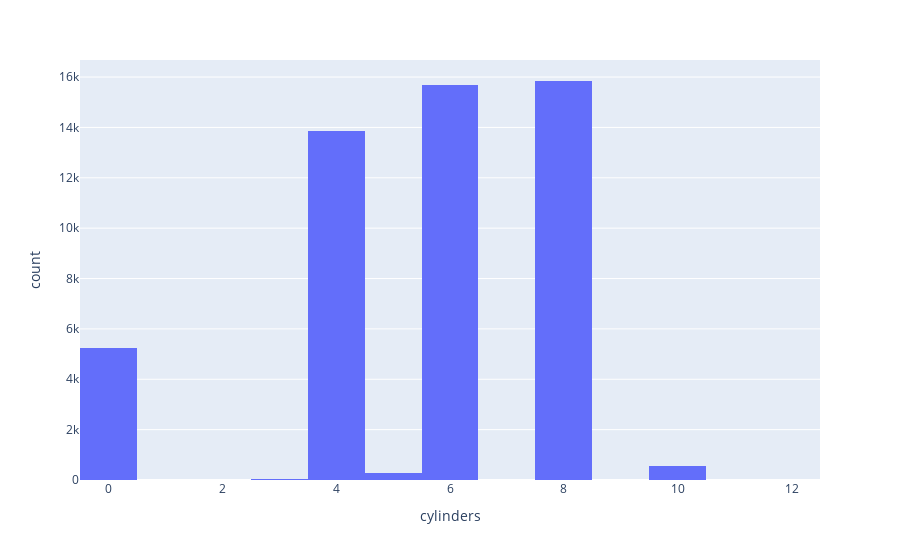

Notebook code cell kept with this figure:
### Markdown cell above
### Se realizó análisis inicial del dataset, detectando lo siguiente:

1. Se encontraron datos ausentes en 5 de las 13 columnas contenidas en el archivo.
2. En las columnas correspondientes al año del vehiculo 'model_year', número del vehículo 'cylinders' y valor del odómetro 'odometer', se sustituyeron los valores ausentes por cero "0", ya que las columnas contienen valores numéricos de tipo entero.
3. Las columnas 'model_year' y 'odometer' fueron convertidas en tipo Entero, ya que la información que suministran no contiene y no requiere expresarse en decimales.
4. Para los valores ausentes de la columna 'paint_color', se llenaron los valores ausentes con el texto "Not available", para mantener su información en el tipo String.
5. En el caso de la columna que informa si el vehículo es o no de tracción 4FW 'is_4wd', se detectó que la información que suministra es tipo booleana pero estaba tipificada en número entero. Se presume que todas las filas con el número 1 indicaban que el vehículo si es 4wd por lo que se reemplazó por el texto "Yes", mientras que el resto (valores ausentes) se rellenaron con el texto "No".

### Code cell
fig = px.histogram(car_data, x="cylinders")
fig.show()

### Figure 1 — Plotly figure (JSON) as saved in the notebook; plotly's stock layout.template omitted (floating-point values rounded to 4 significant figures; data arrays with more than 128 entries replaced by an {"elided": "..."} marker saying what was removed)
{"data": [{"alignmentgroup": "True", "bingroup": "x", "hovertemplate": "cylinders=%{x}<br>count=%{y}<extra></extra>", "legendgroup": "", "marker": {"color": "#636efa", "pattern": {"shape": ""}}, "name": "", "offsetgroup": "", "orientation": "v", "showlegend": false, "type": "histogram", "x": {"elided": "51525 int values"}, "xaxis": "x", "yaxis": "y"}], "layout": {"barmode": "relative", "legend": {"tracegroupgap": 0}, "margin": {"t": 60}, "xaxis": {"anchor": "y", "domain": [0, 1], "title": {"text": "cylinders"}}, "yaxis": {"anchor": "x", "domain": [0, 1], "title": {"text": "count"}}}}
